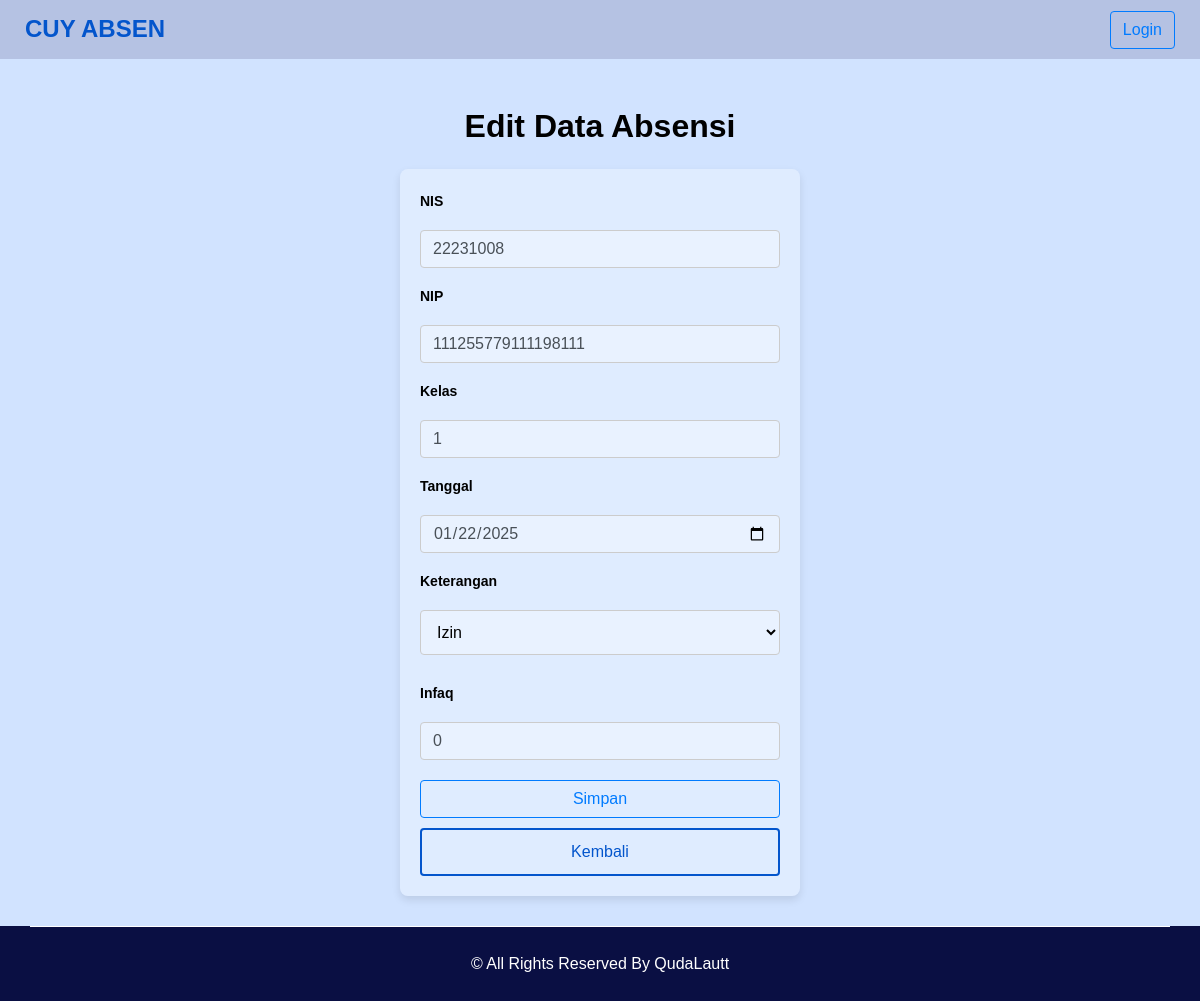
The app's page /edit_a.php?kode_a=A22 with its own data.
### tables this page shows
CREATE TABLE `absensi` (
  `kode_a` char(3) NOT NULL,
  `nis` char(8) DEFAULT NULL,
  `nip` char(18) DEFAULT NULL,
  `tgl` date DEFAULT NULL,
  `ket` char(1) DEFAULT NULL,
  `infaq` int(5) DEFAULT NULL,
  `kelas` char(3) DEFAULT NULL
);

### edit_a.php (the view, shortened to what this page needs)
<?php
include('db/conn.php');
$kodeAbsen = isset($_GET['kode_a']) ? $_GET['kode_a'] : null;
$query = "SELECT * FROM absensi WHERE kode_a = '$kodeAbsen'";
$result = $conn->query($query);
$data = $result->fetch_assoc();
?>
<!DOCTYPE html>
<html>
<head>
    <link rel="stylesheet" type="text/css" href="css/bootstrap.css" />
    <link href="css/style.css" rel="stylesheet" />
</head>
<body>
    <div class="container mt-5">
        <h2>Edit Data Absensi</h2>
        <form method="POST" class="mt-4">
            <div class="form-group">
                <label for="nis">NIS</label>
                <input type="text" class="form-control" id="nis" name="nis" value="<?php echo htmlspecialchars($data['nis']); ?>" required>
            </div>
            <div class="form-group">
                <label for="nip">NIP</label>
                <input type="text" class="form-control" id="nip" name="nip" value="<?php echo htmlspecialchars($data['nip']); ?>" required>
            </div>
            <div class="form-group">
                <label for="kelas">Kelas</label>
                <input type="text" class="form-control" id="kelas" name="kelas" value="<?php echo htmlspecialchars($data['kelas']); ?>" required>
            </div>
            <div class="form-group">
                <label for="tgl">Tanggal</label>
                <input type="date" class="form-control" id="tgl" name="tgl" value="<?php echo htmlspecialchars($data['tgl']); ?>" required>
            </div>
            <div class="form-group">
                <label for="ket">Keterangan</label>
                <select  id="ket" name="ket">
                    <option value="1" <?php echo ($data['ket'] === '1') ? 'selected' : ''; ?>>Izin</option>
                </select>
            </div>
            <div class="form-group">
                <label for="infaq">Infaq</label>
                <input type="number" class="form-control" id="infaq" name="infaq" value="<?php echo htmlspecialchars($data['infaq']); ?>" required>
            </div>
            <button type="submit" class="btn btn-primary">Simpan</button>
            <button type="button" onclick="window.history.back();" class="outlined">Kembali</button>
        </form>
    </div>
</body>
</html>

### css/style.css (style rules this page uses)
body { font-family: 'poppins', sans-serif; color: #D1E3FF; }
h1, h2 { font-family: 'poppins', sans-serif; color: #000; text-align: center; font-weight: bold; }
a, a:hover, a:focus { text-decoration: none; }
.hero_area { background-color: #d1e3ff; }
.header_section { position: sticky; top: 0; background-color: rgba(153, 161, 199, 0.5); z-index: 1000; }
.header_section .header_bottom { padding: 10px 0; }
.header_section .container-fluid { padding-right: 25px; padding-left: 25px; }
.navbar-brand { padding: 0; margin: 0; color: #000000; font-weight: bold; font-size: 24px; font-weight: bold; }
.navbar-brand span { color: #0355cc; text-transform: uppercase; }
.custom_nav-container { padding: 0; }
.custom_nav-container .navbar-nav { margin-left: auto; }
.footer_section { background-color: #0a0f43; }
.footer_section p { margin: 0; padding: 25px 0; color: #ffffff; text-align: center; border-top: 0.8px solid #ffffff; }
.footer_section a { color: inherit; }
body { background-color: #d1e3ff; color: #fff; margin: 0; padding: 0; }
form { width: 100%; max-width: 400px; margin: 30px auto; padding: 20px; background-color: rgba(255, 255, 255, 0.3); border-radius: 8px; box-shadow: 0 4px 8px rgba(0, 0, 0, 0.1); box-sizing: border-box; margin-top: 5px; height: auto; }
input[type="text"], input[type="email"], input[type="password"], input[type="date"], input[type="number"], select { width: 100%; background-color: rgba(255, 255, 255, 0.3); padding: 12px; margin: 10px 0; border: 1px solid #ccc; border-radius: 4px; font-size: 16px; box-sizing: border-box; }
button { padding: 10px 5px; font-size: 16px; cursor: pointer; border-radius: 4px; width: 100%; margin-top: 10px; box-sizing: border-box; }
.outlined { background-color: transparent; color: #0355cc; border: 2px solid #0355cc; }
label { font-size: 14px; font-weight: bold; color: #000; }

### css/responsive.css (style rules this page uses)
@media (min-width: 1200px) { .container { max-width: 1170px; } }

### records on screen
absensi: nis "22231008", nip "111255779111198111", kelas "1", tgl "01/22/2025", ket "Izin", infaq "0"
